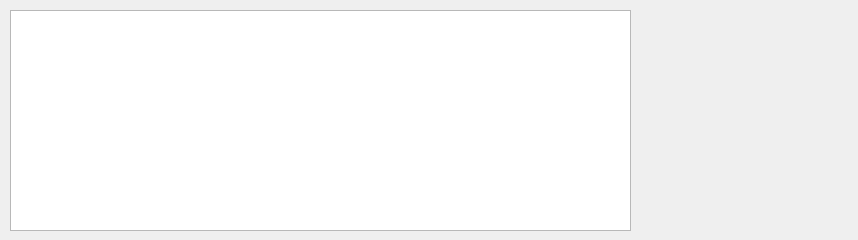
<?xml version="1.0" encoding="UTF-8"?>
<ui version="4.0">
 <class>SpoiledItems</class>
 <widget class="QDialog" name="SpoiledItems">
  <property name="windowModality">
   <enum>Qt::WindowModal</enum>
  </property>
  <property name="geometry">
   <rect>
    <x>0</x>
    <y>0</y>
    <width>858</width>
    <height>240</height>
   </rect>
  </property>
  <property name="windowTitle">
   <string>Mark Item as Spoiled</string>
  </property>
  <property name="whatsThis">
   <string>&lt;html&gt;&lt;head/&gt;&lt;body&gt;&lt;p&gt;Spoiled Item&lt;/p&gt;&lt;/body&gt;&lt;/html&gt;</string>
  </property>
  <widget class="QTableView" name="tableView">
   <property name="geometry">
    <rect>
     <x>10</x>
     <y>10</y>
     <width>621</width>
     <height>221</height>
    </rect>
   </property>
  </widget>
  <widget class="QLabel" name="spoiledItemImage">
   <property name="geometry">
    <rect>
     <x>680</x>
     <y>30</y>
     <width>181</width>
     <height>151</height>
    </rect>
   </property>
   <property name="text">
    <string/>
   </property>
  </widget>
 </widget>
 <resources/>
 <connections/>
</ui>
